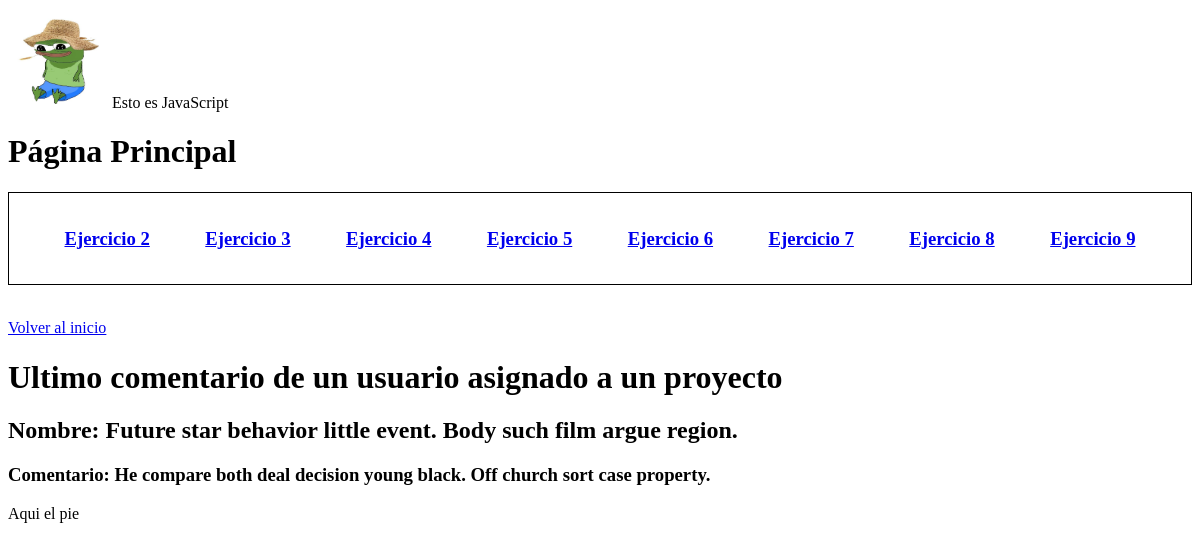
/ultimo_usuario_comentado_tarea/1, run on the app's committed database.
### pruebaModelos/models.py (models this page shows)
class Comentario(models.Model):
    contenido = models.CharField(max_length=100)
    fechaComentario = models.DateTimeField(default=timezone.now)
    autor = models.OneToOneField(Usuarios, on_delete=models.CASCADE)
    rel_tarea = models.OneToOneField(Tarea, on_delete=models.CASCADE)

class Usuarios(models.Model):
    nombre = models.TextField()
    correo_electronico = models.TextField(unique = True)
    contraseña = models.TextField()
    fechaRegistro = models.DateTimeField(default=timezone.now)

### pruebaModelos/views.py (the view)
# urls.py: path('ultimo_usuario_comentado_tarea/<int:id_proyecto>',views.ultimo_usuario_comentado_tarea, name='ultimo_usuario_comentado_tarea'),
def ultimo_usuario_comentado_tarea(request, id_proyecto):
    comentario = Comentario.objects.select_related("autor").select_related("rel_tarea").filter(rel_tarea__tareas_proyecto=id_proyecto).order_by("-fechaComentario")[:1].get()
    return render(request, 'comentario/mostrar_comentario.html', {'comentario':comentario})

### pruebaModelos/templates/comentario/mostrar_comentario.html (shortened to what this page needs)
{% extends "principal.html" %}
{% block contenido %}
        <p><a href="{% url 'index' %}">Volver al inicio</a> </p>
        <h1>Ultimo comentario de un usuario asignado a un proyecto<h1>
                <h2>Nombre: {{ comentario.autor.nombre }}</h2>
                <h3>Comentario: {{ comentario.contenido }}</h3>
{% endblock contenido %}

### data on the page
Comentario: autor.nombre "Future star behavior little event. Body such film argue region.", contenido "He compare both deal decision young black. Off church sort case property."
